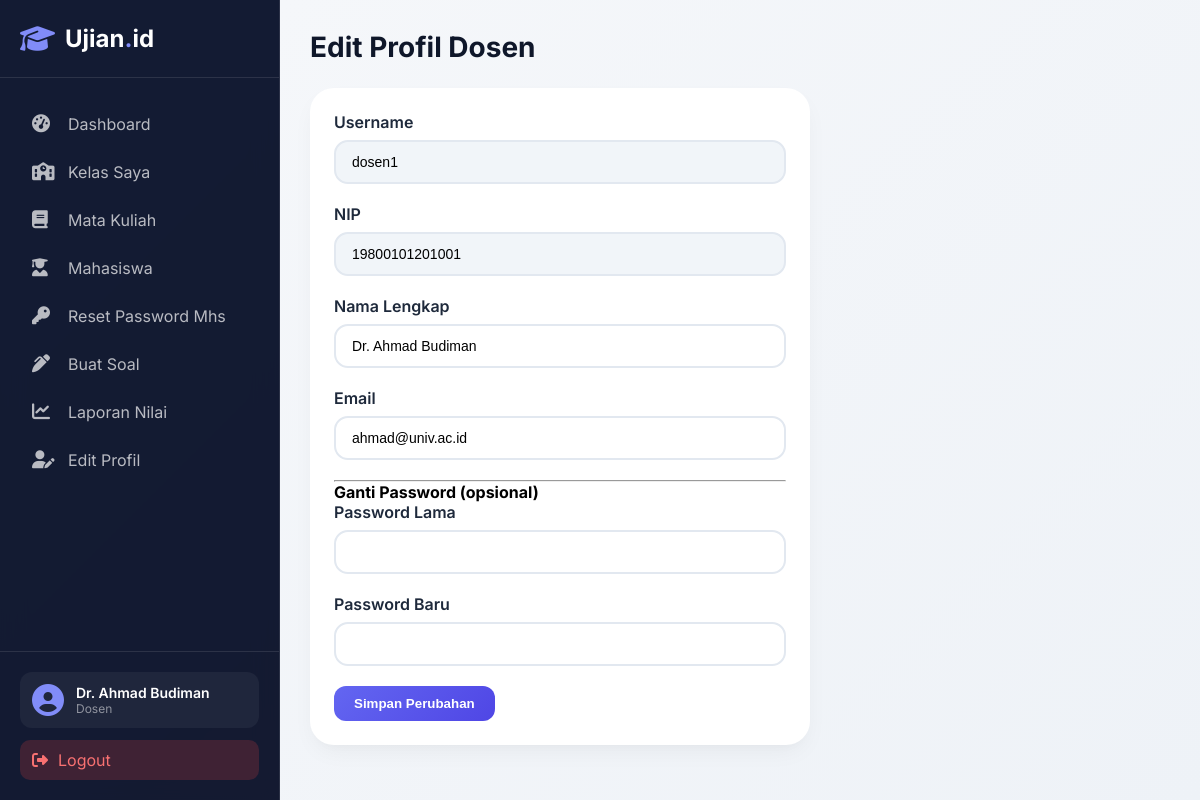
Screenshot of /dosen/profil.php (signed in) with the database file from the repository.
### tables this page shows
CREATE TABLE `users` (
  `id` int(11) NOT NULL AUTO_INCREMENT,
  `username` varchar(50) NOT NULL,
  `password` varchar(255) NOT NULL,
  `role` enum('admin','dosen','mahasiswa') NOT NULL,
  `nama_lengkap` varchar(100) NOT NULL,
  `email` varchar(100) DEFAULT NULL,
  `nim_nip` varchar(30) DEFAULT NULL,
  `created_at` timestamp NOT NULL DEFAULT current_timestamp(),
  PRIMARY KEY (`id`),
  UNIQUE KEY `username` (`username`)
);

### dosen/profil.php (the view, shortened to what this page needs)
<?php
include '../config/database.php';
$user_id = $_SESSION['user_id'];
$user = mysqli_fetch_assoc(mysqli_query($conn, "SELECT * FROM users WHERE id=$user_id"));
include '../includes/header.php';
?>
<div class="page-header">
    <h1 class="page-title">Edit Profil Dosen</h1>
</div>
<div class="card-modern" style="max-width:500px">
    <form method="POST">
        <div class="form-group">
            <label>Username</label>
            <input type="text" class="form-control" value="<?= htmlspecialchars($user['username']) ?>" readonly>
        </div>
        <div class="form-group">
            <label>NIP</label>
            <input type="text" class="form-control" value="<?= htmlspecialchars($user['nim_nip']) ?>" readonly>
        </div>
        <div class="form-group">
            <label>Nama Lengkap</label>
            <input type="text" name="nama_lengkap" class="form-control" value="<?= htmlspecialchars($user['nama_lengkap']) ?>" required>
        </div>
        <div class="form-group">
            <label>Email</label>
            <input type="email" name="email" class="form-control" value="<?= htmlspecialchars($user['email']) ?>">
        </div>
        <hr>
        <h4>Ganti Password (opsional)</h4>
        <div class="form-group">
            <label>Password Lama</label>
            <input type="password" name="password_lama" class="form-control">
        </div>
        <div class="form-group">
            <label>Password Baru</label>
            <input type="password" name="password_baru" class="form-control">
        </div>
        <button type="submit" name="update" class="btn-primary">Simpan Perubahan</button>
    </form>
</div>
<?php include '../includes/footer.php'; ?>

### assets/css/style.css (style rules this page uses)
* { margin: 0; padding: 0; box-sizing: border-box; }
body { font-family: 'Inter', sans-serif; background: linear-gradient(135deg, #667eea 0%, #764ba2 100%); min-height: 100vh; }
.card-modern { background: white; border-radius: 24px; padding: 24px; box-shadow: 0 10px 25px -5px rgba(0,0,0,0.05), 0 8px 10px -6px rgba(0,0,0,0.02); transition: transform 0.2s ease, box-shadow 0.2s ease; }
.btn-primary { background: linear-gradient(135deg, #6366f1, #4f46e5); border: none; padding: 10px 20px; border-radius: 12px; color: white; font-weight: 600; cursor: pointer; transition: all 0.3s ease; text-decoration: none; display: inline-block; }
.form-group { margin-bottom: 20px; }
.form-group label { display: block; font-weight: 600; margin-bottom: 8px; color: #1e293b; }
.form-control { width: 100%; padding: 12px 16px; border: 2px solid #e2e8f0; border-radius: 14px; font-size: 14px; transition: all 0.3s ease; }
.form-control[readonly] { background: #f1f5f9; cursor: not-allowed; }
.page-header { display: flex; justify-content: space-between; align-items: center; margin-bottom: 24px; flex-wrap: wrap; }
.page-title { font-size: 28px; font-weight: 700; color: #0f172a; }

### rows the page displays
users: username "dosen1", nim_nip "19800101201001", nama_lengkap "Dr. Ahmad Budiman", email "ahmad@univ.ac.id"

### other values shown
$_SESSION['nama'] "Dr. Ahmad Budiman"
$_SESSION['role'] "Dosen"
